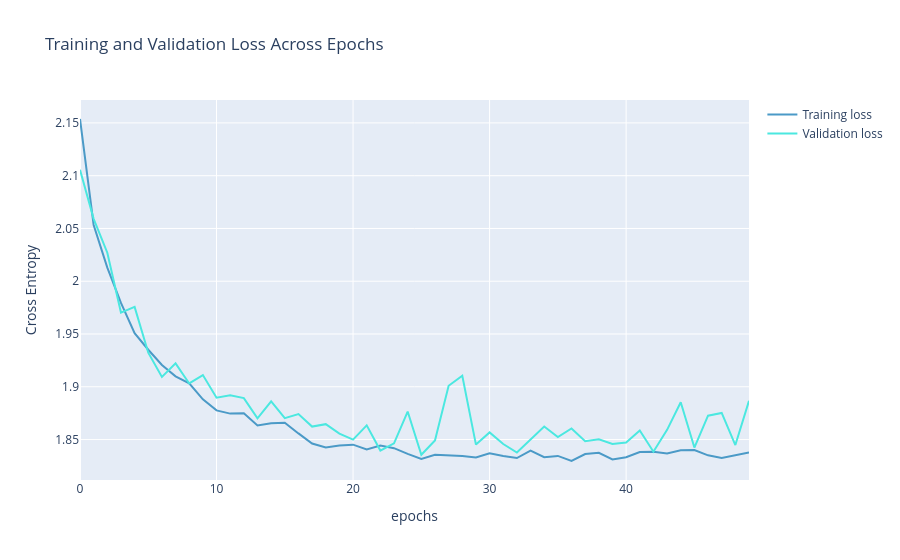

Notebook code cell kept with this figure:
### Code cell
# Plot training and validation loss

### Figure 1 — Plotly figure (JSON) as saved in the notebook; plotly's stock layout.template omitted (floating-point values rounded to 4 significant figures)
{"data": [{"marker": {"color": "#4B9AC7"}, "mode": "lines", "name": "Training loss", "type": "scatter", "y": [2.154, 2.053, 2.013, 1.979, 1.951, 1.935, 1.921, 1.91, 1.903, 1.888, 1.878, 1.875, 1.875, 1.863, 1.865, 1.866, 1.856, 1.846, 1.842, 1.844, 1.845, 1.841, 1.844, 1.842, 1.836, 1.832, 1.835, 1.835, 1.834, 1.833, 1.837, 1.834, 1.832, 1.839, 1.833, 1.834, 1.83, 1.836, 1.837, 1.831, 1.833, 1.838, 1.839, 1.837, 1.84, 1.84, 1.835, 1.833, 1.835, 1.838]}, {"marker": {"color": "#4BE8E0"}, "mode": "lines", "name": "Validation loss", "type": "scatter", "y": [2.106, 2.059, 2.027, 1.97, 1.976, 1.932, 1.909, 1.922, 1.903, 1.911, 1.89, 1.892, 1.889, 1.87, 1.886, 1.87, 1.874, 1.862, 1.865, 1.856, 1.85, 1.863, 1.84, 1.846, 1.877, 1.836, 1.849, 1.901, 1.911, 1.845, 1.857, 1.846, 1.838, 1.851, 1.862, 1.852, 1.861, 1.848, 1.85, 1.846, 1.847, 1.859, 1.838, 1.859, 1.885, 1.842, 1.873, 1.875, 1.845, 1.887]}], "layout": {"title": {"text": "Training and Validation Loss Across Epochs"}, "xaxis": {"title": {"text": "epochs"}}, "yaxis": {"title": {"text": "Cross Entropy"}}}}
